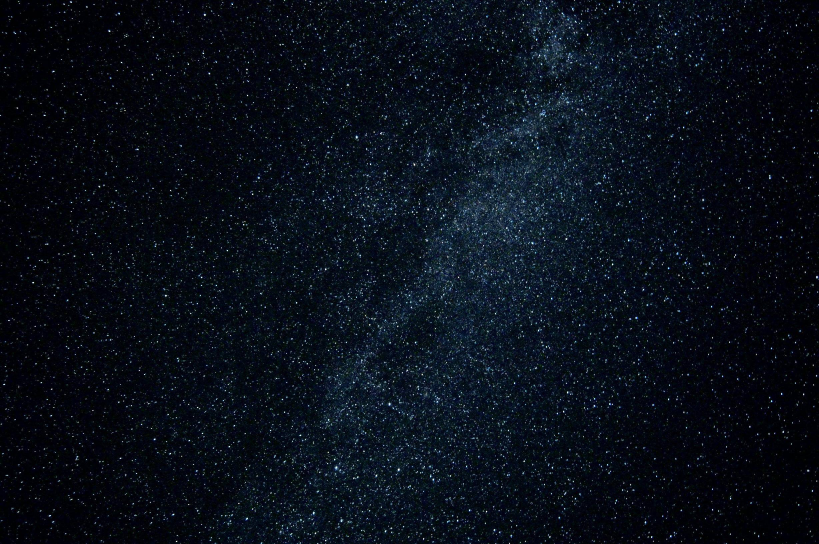
#> input picture img/sky1.jpg, 2456 x 1632 px (shown at 1/3 size)
$ python -i KnowledgeExtractor.py   (imports and definitions only)
#> lines starting #> are read from the running program, lines starting #| are printed output that depends on the picture
"""
KnowledgeExtractor class will be used to extract meaningful information from images that can be stored in a
"knowledge-base" for the system.
"""

# TODO: More thinning of contours
# TODO: Perhaps convert the contours to vertices
# TODO: Function that adds a white background to images with an alpha layer

import cv2 as cv
from datetime import datetime
from enum import Enum


class KnowledgeExtractor:

    def __init__(self, path, threshold=235, maximum=255):
#> called with path = 'img/sky1.jpg', threshold = 235, maximum = 255
        self.path = path
        self.image = cv.imread(self.path)
#> self.image is the input picture: shape (1632, 2456, 3); mean B, G, R 24.5, 14.6, 8.6
        self.gray_scale_image = cv.cvtColor(self.image, cv.COLOR_BGR2GRAY)
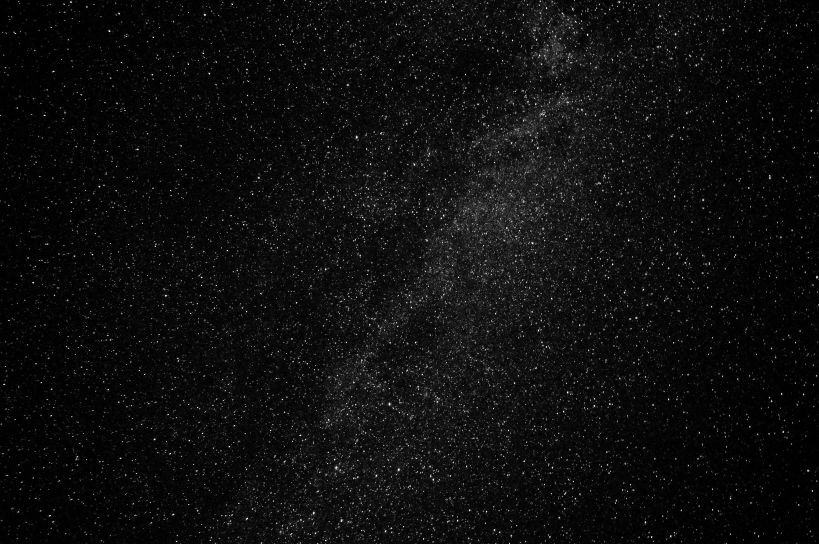
#> self.gray_scale_image: shape (1632, 2456) (shown at 1/3 size); min 0, max 255, mean 13.9
        self.ret, self.threshold = cv.threshold(self.gray_scale_image, threshold, maximum, 0)
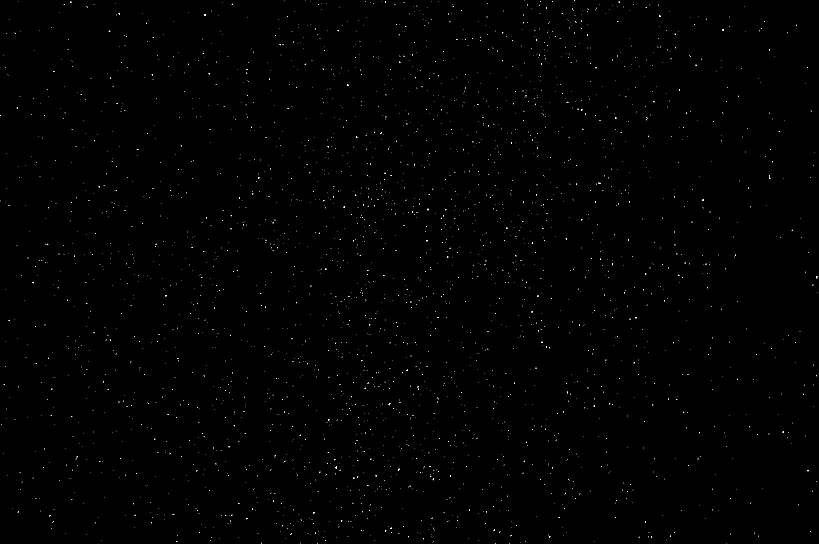
#> self.threshold: shape (1632, 2456) (shown at 1/3 size); 0.16% white in thin lines or dots
#> self.ret = 235
        self.contours, self.hierarchy = cv.findContours(self.threshold, cv.RETR_TREE, cv.CHAIN_APPROX_SIMPLE)
#> self.contours = 2850 contours, all with area under 20; self.hierarchy = 2850 rows, first 6: [1, -1, -1, -1], [2, 0, -1, -1], [3, 1, -1, -1], [4, 2, -1, -1], [5, 3, -1, -1], [6, 4, -1, -1]

    # Shows the threshold image in an OpenCV window
    def show_threshold(self):
        cv.imshow('Threshold Image', self.threshold)
        cv.waitKey(0)

    # Shows the original image with contours on top in an OpenCV window
    def show_image_with_contours(self):
        img_with_contours = self.get_image_with_contours()
        cv.imshow('Image with contours', img_with_contours)
        cv.waitKey(0)

    # Removes all edge arrays except the largest one
    # This is a temporary solution
    def thin_contours(self):
        self.contours = max(self.contours, key=len)

    # Saves either the threshold image or the original image with the contours
    def save_image(self, image_type):
        if image_type == self.ImageType.THRESHOLD:
            cv.imwrite(datetime.now().strftime("%d%m%Y%H%M%S") + '.png', self.threshold)
        elif image_type == self.ImageType.CONTOUR:
            img_with_contours = self.get_image_with_contours()
            cv.imwrite(datetime.now().strftime("%d%m%Y%H%M%S") + '.png', img_with_contours)

    # Returns the original image with the contours drawn over
    def get_image_with_contours(self):
        return cv.drawContours(self.image, self.contours, -1, (0, 255, 0), 1)

    # Enum for saving images
    class ImageType(Enum):
        THRESHOLD = 1
        CONTOUR = 2

>>> result = KnowledgeExtractor('img/sky1.jpg').show_threshold()
